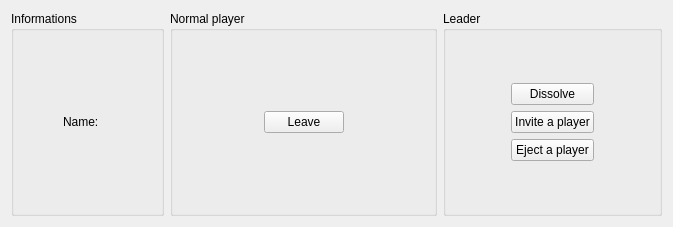
             <widget class="QWidget" name="tabWidgetTrainerCardPage5">
              <property name="styleSheet">
               <string notr="true">#tabWidgetTrainerCardPage5{
background-color: qlineargradient(spread:pad, x1:0, y1:0.3, x2:0, y2:1, stop:0 rgba(255, 255, 255, 200), stop:1 rgba(221, 221, 221, 200));
border-color: rgb(204, 204, 204);
border-radius: 5px;
}</string>
              </property>
              <attribute name="title">
               <string>Clan</string>
              </attribute>
              <layout class="QHBoxLayout" name="horizontalLayout_48">
               <item>
                <widget class="QGroupBox" name="clanGrouBoxInformations">
                 <property name="title">
                  <string>Informations</string>
                 </property>
                 <layout class="QVBoxLayout" name="verticalLayout_30">
                  <item>
                   <spacer name="verticalSpacer_28">
                    <property name="orientation">
                     <enum>Qt::Vertical</enum>
                    </property>
                    <property name="sizeHint" stdset="0">
                     <size>
                      <width>20</width>
                      <height>72</height>
                     </size>
                    </property>
                   </spacer>
                  </item>
                  <item>
                   <layout class="QHBoxLayout" name="horizontalLayout_49">
                    <item>
                     <spacer name="horizontalSpacer_44">
                      <property name="orientation">
                       <enum>Qt::Horizontal</enum>
                      </property>
                      <property name="sizeHint" stdset="0">
                       <size>
                        <width>40</width>
                        <height>20</height>
                       </size>
                      </property>
                     </spacer>
                    </item>
                    <item>
                     <widget class="QLabel" name="label_4">
                      <property name="styleSheet">
                       <string notr="true">color: rgb(0, 0, 0);</string>
                      </property>
                      <property name="text">
                       <string>Name:</string>
                      </property>
                     </widget>
                    </item>
                    <item>
                     <widget class="QLabel" name="clanName">
                      <property name="styleSheet">
                       <string notr="true">color: rgb(0, 0, 0);</string>
                      </property>
                     </widget>
                    </item>
                    <item>
                     <spacer name="horizontalSpacer_45">
                      <property name="orientation">
                       <enum>Qt::Horizontal</enum>
                      </property>
                      <property name="sizeHint" stdset="0">
                       <size>
                        <width>40</width>
                        <height>20</height>
                       </size>
                      </property>
                     </spacer>
                    </item>
                   </layout>
                  </item>
                  <item>
                   <spacer name="verticalSpacer_27">
                    <property name="orientation">
                     <enum>Qt::Vertical</enum>
                    </property>
                    <property name="sizeHint" stdset="0">
                     <size>
                      <width>20</width>
                      <height>72</height>
                     </size>
                    </property>
                   </spacer>
                  </item>
                 </layout>
                </widget>
               </item>
               <item>
                <widget class="QGroupBox" name="clanGrouBoxNormal">
                 <property name="title">
                  <string>Normal player</string>
                 </property>
                 <layout class="QHBoxLayout" name="horizontalLayout_46">
                  <item>
                   <spacer name="horizontalSpacer_40">
                    <property name="orientation">
                     <enum>Qt::Horizontal</enum>
                    </property>
                    <property name="sizeHint" stdset="0">
                     <size>
                      <width>82</width>
                      <height>20</height>
                     </size>
                    </property>
                   </spacer>
                  </item>
                  <item>
                   <layout class="QVBoxLayout" name="verticalLayout_29">
                    <item>
                     <spacer name="verticalSpacer_26">
                      <property name="orientation">
                       <enum>Qt::Vertical</enum>
                      </property>
                      <property name="sizeHint" stdset="0">
                       <size>
                        <width>20</width>
                        <height>40</height>
                       </size>
                      </property>
                     </spacer>
                    </item>
                    <item>
                     <widget class="QPushButton" name="clanActionLeave">
                      <property name="text">
                       <string>Leave</string>
                      </property>
                     </widget>
                    </item>
                    <item>
                     <spacer name="verticalSpacer_25">
                      <property name="orientation">
                       <enum>Qt::Vertical</enum>
                      </property>
                      <property name="sizeHint" stdset="0">
                       <size>
                        <width>20</width>
                        <height>40</height>
                       </size>
                      </property>
                     </spacer>
                    </item>
                   </layout>
                  </item>
                  <item>
                   <spacer name="horizontalSpacer_41">
                    <property name="orientation">
                     <enum>Qt::Horizontal</enum>
                    </property>
                    <property name="sizeHint" stdset="0">
                     <size>
                      <width>81</width>
                      <height>20</height>
                     </size>
                    </property>
                   </spacer>
                  </item>
                 </layout>
                </widget>
               </item>
               <item>
                <widget class="QGroupBox" name="clanGrouBoxLeader">
                 <property name="title">
                  <string>Leader</string>
                 </property>
                 <layout class="QHBoxLayout" name="horizontalLayout_47">
                  <item>
                   <spacer name="horizontalSpacer_42">
                    <property name="orientation">
                     <enum>Qt::Horizontal</enum>
                    </property>
                    <property name="sizeHint" stdset="0">
                     <size>
                      <width>56</width>
                      <height>20</height>
                     </size>
                    </property>
                   </spacer>
                  </item>
                  <item>
                   <layout class="QVBoxLayout" name="verticalLayout_27">
                    <item>
                     <spacer name="verticalSpacer_23">
                      <property name="orientation">
                       <enum>Qt::Vertical</enum>
                      </property>
                      <property name="sizeHint" stdset="0">
                       <size>
                        <width>20</width>
                        <height>40</height>
                       </size>
                      </property>
                     </spacer>
                    </item>
                    <item>
                     <widget class="QPushButton" name="clanActionDissolve">
                      <property name="text">
                       <string>Dissolve</string>
                      </property>
                     </widget>
                    </item>
                    <item>
                     <widget class="QPushButton" name="clanActionInvite">
                      <property name="text">
                       <string>Invite a player</string>
                      </property>
                     </widget>
                    </item>
                    <item>
                     <widget class="QPushButton" name="clanActionEject">
                      <property name="text">
                       <string>Eject a player</string>
                      </property>
                     </widget>
                    </item>
                    <item>
                     <spacer name="verticalSpacer_24">
                      <property name="orientation">
                       <enum>Qt::Vertical</enum>
                      </property>
                      <property name="sizeHint" stdset="0">
                       <size>
                        <width>20</width>
                        <height>40</height>
                       </size>
                      </property>
                     </spacer>
                    </item>
                   </layout>
                  </item>
                  <item>
                   <spacer name="horizontalSpacer_43">
                    <property name="orientation">
                     <enum>Qt::Horizontal</enum>
                    </property>
                    <property name="sizeHint" stdset="0">
                     <size>
                      <width>56</width>
                      <height>20</height>
                     </size>
                    </property>
                   </spacer>
                  </item>
                 </layout>
                </widget>
               </item>
              </layout>
             </widget>
